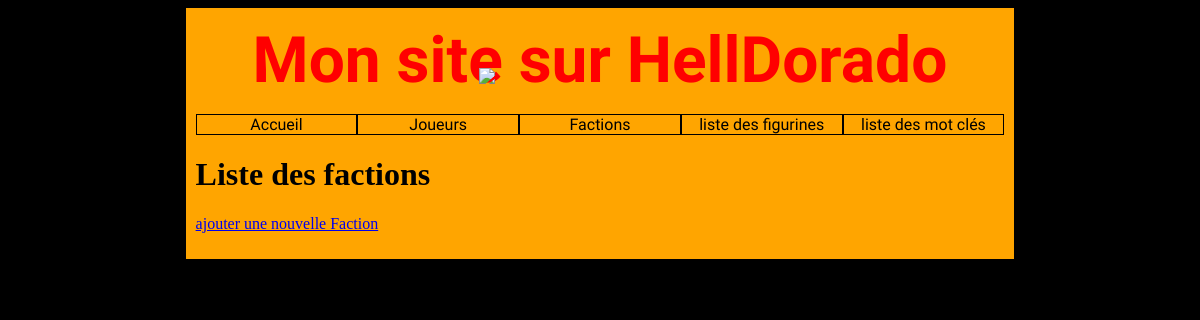
The app's page /helldorado/faction/, older data.
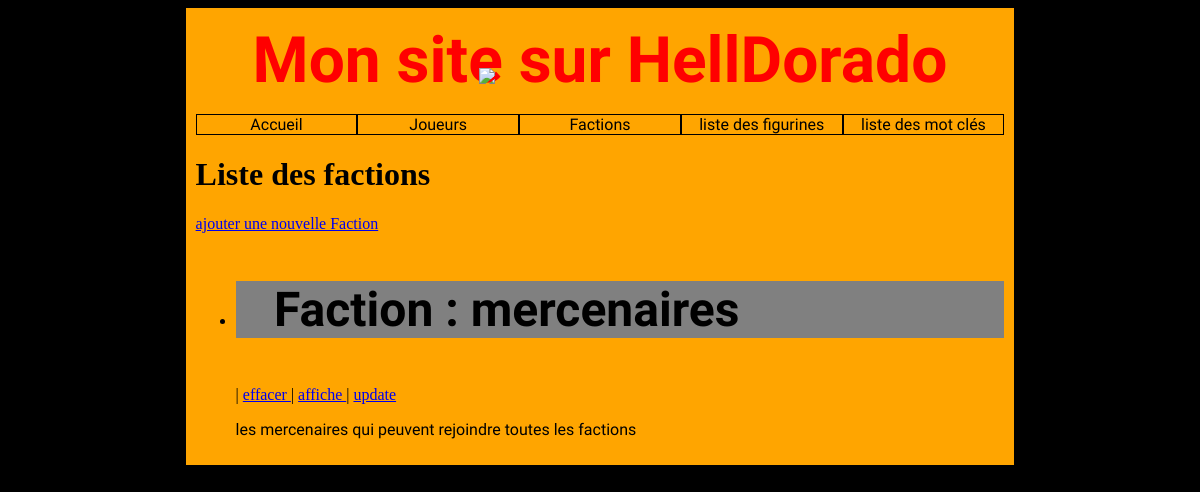
The same page, newer data.
### helldorado/models.py (models this page shows, shortened)
class Faction(models.Model):
    nom = models.CharField(max_length=50)
    description = models.TextField(blank=True)

### helldorado/views.py (the view)
# urls.py: path("faction/",views.faction),
def faction(request):
    liste = list(models.Faction.objects.all())
    return render(request, "helldorado/listefaction.html", {"liste": liste})

### helldorado/templates/helldorado/listefaction.html (shortened to what this page needs)
{% extends 'helldorado/main.html' %}
{% block content %}
    <h1> Liste des factions </h1>
    <a href="/helldorado/faction/ajout/0/"> ajouter une nouvelle Faction </a>
        <ul>
    {% for l in liste %}
            <li> <h3> Faction : {{l.nom}} </h3>
            | <a href="/helldorado/faction/delete/{{l.id}}"> effacer </a>
            | <a href="/helldorado/faction/affiche/{{l.id}}"> affiche </a>
            | <a href="/helldorado/faction/update/{{l.id}}"> update </a>
        <p> {{l.description}} </p>
        </li>
     {% endfor%}
        </ul>
{% endblock%}

Row changes from the older to the newer data that the page shows:
added Faction: nom "mercenaires", description "les mercenaires qui peuvent rejoindre toutes les factions"
